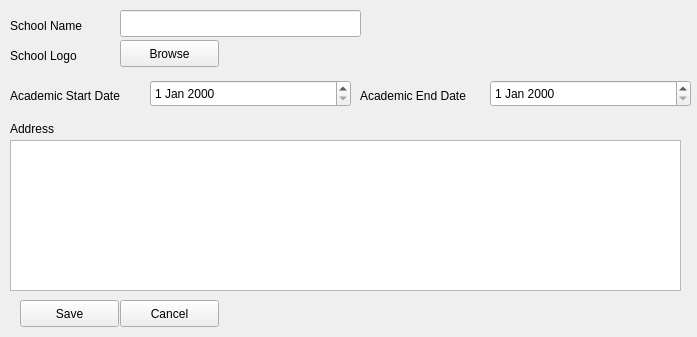
<?xml version="1.0" encoding="UTF-8"?>
<ui version="4.0">
 <class>New_school</class>
 <widget class="QWidget" name="New_school">
  <property name="geometry">
   <rect>
    <x>0</x>
    <y>0</y>
    <width>697</width>
    <height>337</height>
   </rect>
  </property>
  <property name="windowTitle">
   <string>Form</string>
  </property>
  <widget class="QLabel" name="label">
   <property name="geometry">
    <rect>
     <x>10</x>
     <y>10</y>
     <width>101</width>
     <height>31</height>
    </rect>
   </property>
   <property name="text">
    <string>School Name</string>
   </property>
  </widget>
  <widget class="QLineEdit" name="Schoolname">
   <property name="geometry">
    <rect>
     <x>120</x>
     <y>10</y>
     <width>241</width>
     <height>27</height>
    </rect>
   </property>
  </widget>
  <widget class="QLabel" name="label_2">
   <property name="geometry">
    <rect>
     <x>10</x>
     <y>40</y>
     <width>101</width>
     <height>31</height>
    </rect>
   </property>
   <property name="text">
    <string>School Logo</string>
   </property>
  </widget>
  <widget class="QPushButton" name="logo_browse">
   <property name="geometry">
    <rect>
     <x>120</x>
     <y>40</y>
     <width>99</width>
     <height>27</height>
    </rect>
   </property>
   <property name="text">
    <string>Browse</string>
   </property>
  </widget>
  <widget class="QLabel" name="label_3">
   <property name="geometry">
    <rect>
     <x>10</x>
     <y>80</y>
     <width>141</width>
     <height>31</height>
    </rect>
   </property>
   <property name="text">
    <string>Academic Start Date</string>
   </property>
  </widget>
  <widget class="QDateEdit" name="start_date">
   <property name="geometry">
    <rect>
     <x>150</x>
     <y>80</y>
     <width>201</width>
     <height>27</height>
    </rect>
   </property>
  </widget>
  <widget class="QLabel" name="label_4">
   <property name="geometry">
    <rect>
     <x>360</x>
     <y>80</y>
     <width>131</width>
     <height>31</height>
    </rect>
   </property>
   <property name="text">
    <string>Academic End Date</string>
   </property>
  </widget>
  <widget class="QDateEdit" name="end_date">
   <property name="geometry">
    <rect>
     <x>490</x>
     <y>80</y>
     <width>201</width>
     <height>27</height>
    </rect>
   </property>
  </widget>
  <widget class="QLabel" name="label_5">
   <property name="geometry">
    <rect>
     <x>10</x>
     <y>120</y>
     <width>67</width>
     <height>17</height>
    </rect>
   </property>
   <property name="text">
    <string>Address</string>
   </property>
  </widget>
  <widget class="QTextEdit" name="address">
   <property name="geometry">
    <rect>
     <x>10</x>
     <y>140</y>
     <width>671</width>
     <height>151</height>
    </rect>
   </property>
  </widget>
  <widget class="QPushButton" name="save">
   <property name="geometry">
    <rect>
     <x>20</x>
     <y>300</y>
     <width>99</width>
     <height>27</height>
    </rect>
   </property>
   <property name="text">
    <string>Save</string>
   </property>
  </widget>
  <widget class="QPushButton" name="cancel">
   <property name="geometry">
    <rect>
     <x>120</x>
     <y>300</y>
     <width>99</width>
     <height>27</height>
    </rect>
   </property>
   <property name="text">
    <string>Cancel</string>
   </property>
  </widget>
 </widget>
 <resources/>
 <connections/>
</ui>
